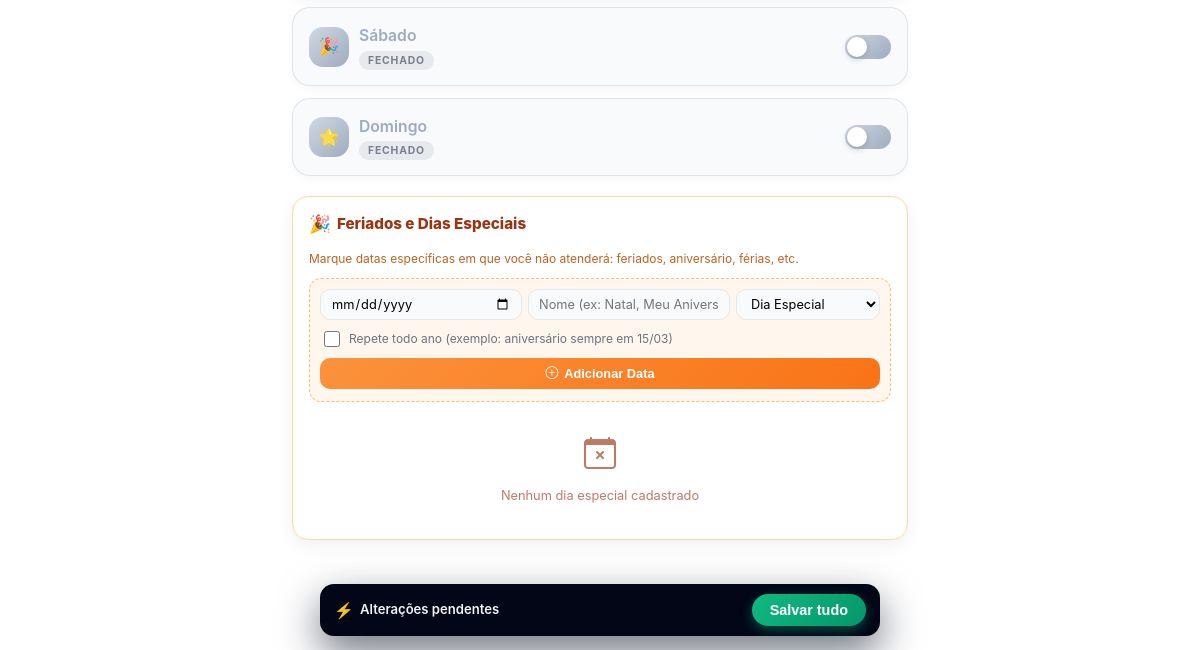
Before: /pages/horarios/horarios.php (signed in, lower part) with the older database file.
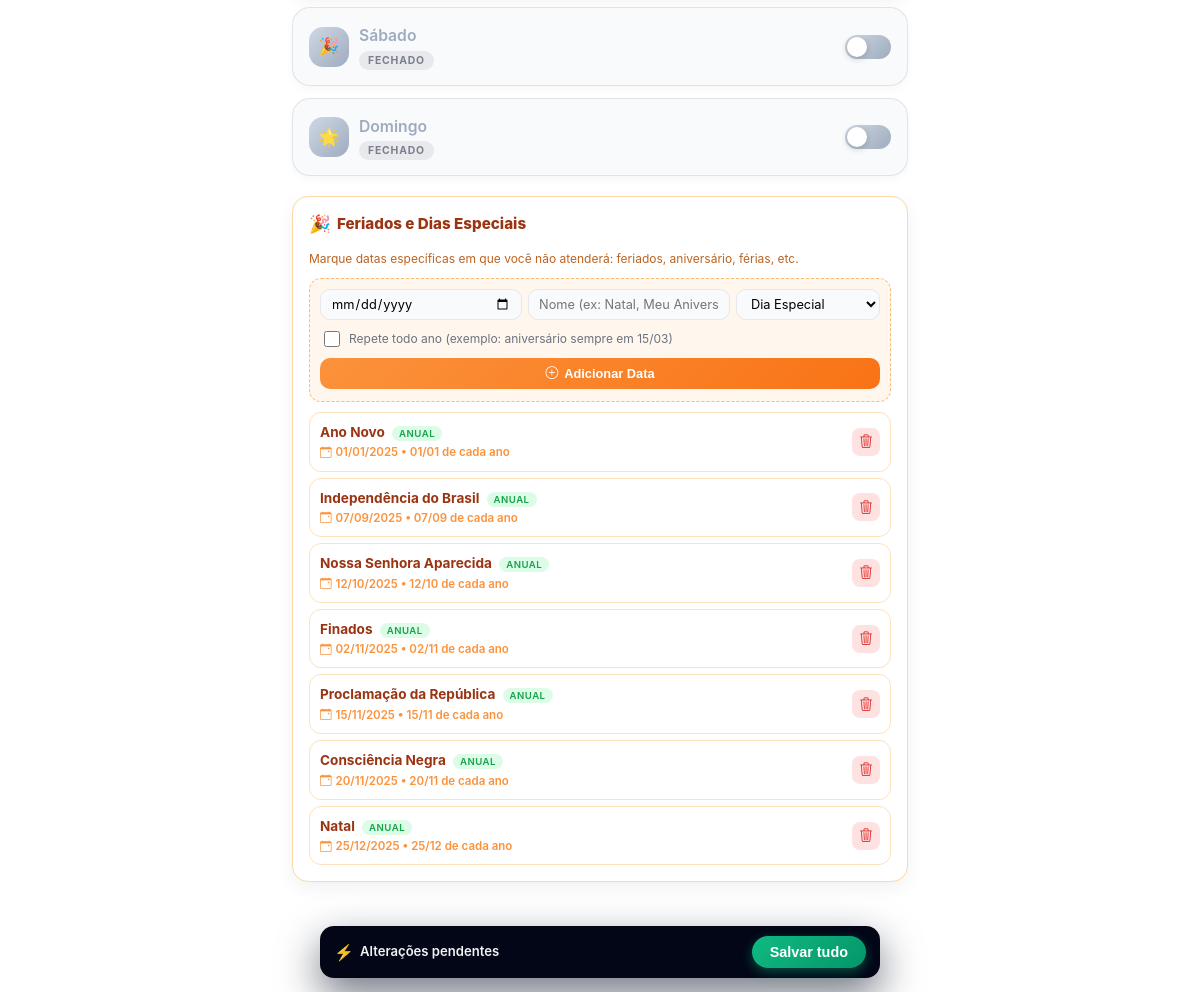
After: the same page with the newer database file.
### tables this page shows
CREATE TABLE dias_especiais_fechamento (
        id INTEGER PRIMARY KEY AUTOINCREMENT,
        user_id INTEGER NOT NULL,
        data DATE NOT NULL,
        tipo VARCHAR(50) NOT NULL,
        nome VARCHAR(255) NOT NULL,
        recorrente BOOLEAN DEFAULT 0,
        created_at DATETIME DEFAULT CURRENT_TIMESTAMP,
        FOREIGN KEY (user_id) REFERENCES usuarios(id) ON DELETE CASCADE
    );

### pages/horarios/horarios.php (the view, shortened to what this page needs)
<?php
include '../../includes/db.php';
$userId = $_SESSION['user_id'];
$stmt = $pdo->prepare("SELECT * FROM horarios_atendimento WHERE user_id = ? ORDER BY dia_semana ASC, inicio ASC");
$stmt->execute([$userId]);
$registros = $stmt->fetchAll();
$agenda = array_fill(0, 7, []);
foreach ($registros as $reg) {
    $agenda[$reg['dia_semana']][] = [
        'inicio' => $reg['inicio'],
        'fim' => $reg['fim'],
        'intervalo_minutos' => $reg['intervalo_minutos'] ?? 30
    ];
}
$stmt = $pdo->prepare("SELECT * FROM dias_especiais_fechamento WHERE user_id = ? ORDER BY data ASC");
$stmt->execute([$userId]);
$diasEspeciais = $stmt->fetchAll();
$diasSemana = [
    1 => 'Segunda-feira',
    2 => 'Terça-feira',
    3 => 'Quarta-feira',
    4 => 'Quinta-feira',
    5 => 'Sexta-feira',
    6 => 'Sábado',
    0 => 'Domingo'
];
include '../../includes/header.php';
include '../../includes/menu.php';
?>
<div class="main-wrapper">
    <form method="POST" id="formHorarios">
        <?php
        $iconesDias = [
            1 => '🗓️',
            2 => '🗓️',
            3 => '🗓️',
            4 => '🗓️',
            5 => '🗓️',
            6 => '🎉',
            0 => '🌟'
        ];
        foreach ($diasSemana as $diaIndex => $diaNome):
            $temHorarios = count($agenda[$diaIndex]) > 0;
            $cardClass   = $temHorarios ? '' : 'closed';
            $icone = $iconesDias[$diaIndex];
        ?>
            <div class="day-card <?php echo $cardClass; ?>" id="card-<?php echo $diaIndex; ?>">
                <div class="day-header">
                    <div class="day-info" onclick="triggerToggle(<?php echo $diaIndex; ?>)">
                        <div class="day-icon"><?php echo $icone; ?></div>
                        <div>
                            <div class="day-title"><?php echo $diaNome; ?></div>
                            <span id="badge-<?php echo $diaIndex; ?>" class="status-badge <?php echo $temHorarios ? 'status-open' : 'status-closed'; ?>">
                                <?php echo $temHorarios ? 'Aberto' : 'Fechado'; ?>
                            </span>
                        </div>
                    </div>
                    <label class="switch">
                        <span class="slider"></span>
                    </label>
                </div>
            </div>
        <?php endforeach; ?>
    </form>
    <div class="special-days-section">
        <div class="special-days-header">
            <h3>
                <span class="icon">🎉</span>
                Feriados e Dias Especiais
            </h3>
        </div>
        <p class="special-days-description">
            Marque datas específicas em que você não atenderá: feriados, aniversário, férias, etc.
        </p>
        <div class="add-special-day-form">
            <div class="form-row">
                <input type="date"
                       id="special-date"
                       class="form-input"
                       placeholder="Data"
                       min="<?php echo date('Y-m-d'); ?>"
                       required>
                <input type="text"
                       id="special-name"
                       class="form-input"
                       placeholder="Nome (ex: Natal, Meu Aniversário)"
                       maxlength="100"
                       required>
                <select id="special-type" class="form-select">
                    <option value="data_especial">Dia Especial</option>
                </select>
            </div>
            <div class="checkbox-row">
                <input type="checkbox" id="special-recorrente">
                <label for="special-recorrente">
                    Repete todo ano (exemplo: aniversário sempre em 15/03)
                </label>
            </div>
            <button type="button" class="btn-add-special" onclick="adicionarDiaEspecial()">
                <i class="bi bi-plus-circle"></i>
                Adicionar Data
            </button>
        </div>
        <div class="special-days-list" id="special-days-list">
            <?php if (empty($diasEspeciais)): ?>
                <div class="empty-state">
                    <i class="bi bi-calendar-x" style="font-size: 2rem; display: block; margin-bottom: 8px;"></i>
                    Nenhum dia especial cadastrado
                </div>
            <?php else: ?>
                <?php foreach ($diasEspeciais as $dia): ?>
                    <div class="special-day-item" data-id="<?php echo $dia['id']; ?>">
                        <div class="special-day-info">
                            <div class="special-day-name">
                                <?php echo htmlspecialchars($dia['nome']); ?>
                                <?php if ($dia['recorrente']): ?>
                                    <span class="special-day-badge badge-recorrente">Anual</span>
                                <?php else: ?>
                                    <span class="special-day-badge badge-unico">Único</span>
                                <?php endif; ?>
                            </div>
                            <div class="special-day-date">
                                <i class="bi bi-calendar-event"></i>
                                <?php
                                    $dataObj = new DateTime($dia['data']);
                                    echo $dataObj->format('d/m/Y');
                                    if ($dia['recorrente']) {
                                        echo ' • ' . $dataObj->format('d/m') . ' de cada ano';
                                    }
                                ?>
                            </div>
                        </div>
                        <button type="button"
                                class="btn-remove-special"
                                onclick="removerDiaEspecial(<?php echo $dia['id']; ?>)"
                                title="Remover">
                            <i class="bi bi-trash3"></i>
                        </button>
                    </div>
                <?php endforeach; ?>
            <?php endif; ?>
        </div>
    </div>
</div>
<div class="sticky-save-bar">
    <span class="save-text">Alterações pendentes</span>
    <button type="submit" form="formHorarios" class="btn-save-action">
        Salvar tudo
    </button>
</div>
<?php
include '../../includes/footer.php';
?>

### includes/header.php (shortened to what this page needs)
<!DOCTYPE html>
<html lang="pt-br">
<head>
    <link rel="stylesheet" href="https://cdn.jsdelivr.net/npm/bootstrap-icons@1.11.3/font/bootstrap-icons.min.css">
</head>
<body>

### includes/menu.php (shortened to what this page needs)
<link rel="stylesheet" href="https://cdn.jsdelivr.net/npm/bootstrap-icons@1.11.3/font/bootstrap-icons.min.css">

### includes/footer.php (shortened to what this page needs)
</body>
</html>

### includes/header.php (style rules this page uses)
:root { --primary: #6366f1; --primary-hover: #4f46e5; --bg-body: #f1f5f9; --text-dark: #1e293b; --text-gray: #64748b; --white: #ffffff; --danger: #ef4444; --success: #22c55e; --radius: 16px; --shadow: 0 4px 6px -1px rgba(0, 0, 0, 0.05), 0 2px 4px -1px rgba(0, 0, 0, 0.03); }
body { margin: 0; padding: 0; font-family: 'Inter', sans-serif; background-color: var(--bg-body); color: var(--text-dark); -webkit-font-smoothing: antialiased; }

### includes/menu.php (style rules this page uses)
:root { --primary: #6366f1; --primary-dark: #4f46e5; --sidebar-bg: #0f172a; --sidebar-width: 280px; --text-sidebar: #cbd5e1; --bg-body: #f3f4f6; }
body { margin: 0; font-family: 'Plus Jakarta Sans', sans-serif; background-color: var(--bg-body); padding-top: 70px; }

Changed rows visible on the page:
added dias_especiais_fechamento: nome "Ano Novo", recorrente "ANUAL", data "01/01/2025", data "01/01"
added dias_especiais_fechamento: nome "Independência do Brasil", recorrente "ANUAL", data "07/09/2025", data "07/09"
added dias_especiais_fechamento: nome "Nossa Senhora Aparecida", recorrente "ANUAL", data "12/10/2025", data "12/10"
added dias_especiais_fechamento: nome "Finados", recorrente "ANUAL", data "02/11/2025", data "02/11"
added dias_especiais_fechamento: nome "Proclamação da República", recorrente "ANUAL", data "15/11/2025", data "15/11"
added dias_especiais_fechamento: nome "Consciência Negra", recorrente "ANUAL", data "20/11/2025", data "20/11"
added dias_especiais_fechamento: nome "Natal", recorrente "ANUAL", data "25/12/2025", data "25/12"
Other visible differences:
text no longer shown: "Nenhum dia especial cadastrado"
